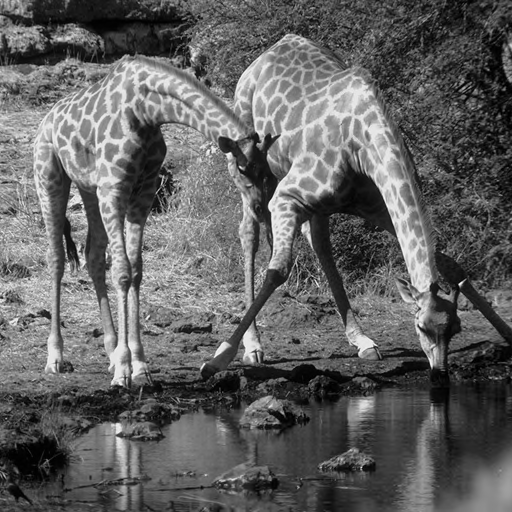
//> input picture code/data/15_Girafes.pgm, 512 x 512 px
$ ./decryptOeuvre data/15_Girafes.pgm 3 data/EncryptedOeuvre.png 3   (built with g++ and OpenCV 4)
//> lines starting //> are read from the running program, lines starting //| are printed output that depends on the picture
### code/BasePermutation.h
#include <vector>
#include <numeric>
#include <opencv2/opencv.hpp>

#define IMAGEMAT_TYPE uchar

/*===========================================================================*/
// TP5 Chiffrement Multimédia

// use keycph
void initSeed(int keycph) { srand(keycph); }


// Output : 0 or 1, uniform
// [17 lines left out: functions getRandBinary, getRandOctet, not called in this run]


/*===========================================================================*/
// get a point to linear position to 2D position
template <class T>
void setPosition(cv::Point& ppt, const T& ki, const int ncols)
{
    ppt.y = static_cast<int>(float(ki) / float(ncols)); // row
    ppt.x = ki % ncols;                                 // col

}


// ===============================
// generateur de nombre pseudo aleatoire
int GNPA(int maxN)
{
    return static_cast<int>(((float)rand() / (float)RAND_MAX) * maxN);
}


/*===========================================================================*/
// permutation with Fisher-Yates Algorithm
// Algorithme de Fisher-Yates
/*
pour i de n - 1 descendant_à 1 :
    j ← nombre aléatoire entier 0 ≤ j ≤ i
    échanger a[j] et a[i]
*/

template <class T>
void permuteFY(std::vector<T>& vecToShuffle, unsigned int maxN)
{
    int newpos;
    for (unsigned int i = maxN-1; i > 0; i--)
    {
        newpos = GNPA(i);
        std::swap(vecToShuffle[i], vecToShuffle[newpos]);
    }
}


// Permute the sequence of indices
void permuteSequence(std::vector<unsigned int>& sequence)
{
    permuteFY(sequence, (unsigned int)sequence.size());
}


/*===========================================================================*/

// [18 lines left out: function permuteData, not called in this run]

// From permuted data and sequence permutation
// Rebuild the original dat = unpermuted data
void invPermuteData(const cv::Mat& permdata,  cv::Mat& data, const std::vector<unsigned int>& sequence)
{

    cv::Point pseq   = cv::Point(0,0);
    cv::Point pdata  = cv::Point(0,0);
    int rows = permdata.size[0];
    int cols = permdata.size[1];

    for (unsigned int k = 0; k < sequence.size(); k++)
    {
        setPosition(pdata, k, cols);
        setPosition(pseq, sequence[k], cols);

        //std::cout << pseq << " <=> " << pdata << std::endl;
        data.at<IMAGEMAT_TYPE>(pseq.y , pseq.x) = permdata.at<IMAGEMAT_TYPE>(pdata.y, pdata.x);
    }

}

/*===========================================================================*/

### code/toolFunctions.hpp
#include <iostream>
#include <string>
#include "opencv2/core.hpp"
#include "opencv2/imgproc.hpp"
#include "opencv2/imgcodecs.hpp"
#include "opencv2/highgui.hpp"

void show_wait_destroy(const char* winname, cv::Mat img) {
    cv::namedWindow(winname, cv::WINDOW_NORMAL);
    cv::imshow(winname, img);
    cv::moveWindow(winname, 500, 0);
    cv::waitKey(0);
    cv::destroyWindow(winname);
}


// helper function: OpenCV
// finds a cosine of angle between vectors
// from pt0->pt1 and from pt0->pt2
// [13 lines left out: functions angle, distance, not called in this run]

template < typename T >
// [5 lines left out: function printPoint, not called in this run]

// Export Image :
void exportImage(const std::string& directory, const char* filename, const cv::Mat& matToWrite)
{
    std::string filepathname = directory + filename;
    cv::imwrite(filepathname.c_str(), matToWrite);
    std::cout << "[EXPORTATION] Image Exported : " << filepathname << std::endl;
}

// [6 lines left out: function exportImage, not called in this run]

### code/decryptOeuvre.cpp
#include "toolFunctions.hpp"
#include "imageanalysis.h"
#include "BasePermutation.h"

// =======================================================


// ========================================================

int main( int argc, char** argv )
{

    const char* source_window = "Canny Edge";

    if ( argc != 5 )
    {
        printf("usage: decryptOeuvre.out <ImageToDecrypt> <SecretKey> <Directory/ImageDecrypted> <blockSize>\n");
        return -1;
    }


    // 0. Read Data
    cv::Mat image = cv::imread( argv[1], cv::IMREAD_GRAYSCALE );
//> image is the input picture: 512 rows x 512 cols, CV_8UC1; min 0, max 249, mean 97.3
    const int secretKey = std::stoi(argv[2]);
//> secretKey = 3
    const char* name  = argv[3];
//> name = "data/EncryptedOeuvre.png"
    const int blocksize = std::stoi(argv[4]); // number of pixels by block
//> blocksize = 3

    if ( !image.data )
    {
        printf("No image data \n");
        return -1;
    }


    // ===================================================
    // downsampled
    float pixelSet = 102.0f;
    const float valuePattern = 72.0f;
    float pixel_size = pixelSet /  valuePattern;

    float width = (float)image.size[1]/pixel_size;
//> width = 361.4
    float height = (float)image.size[0]/pixel_size;
//> height = 361.4

    width = std::powf(2, std::round(std::log2(width)));
//> width = 256
    height = std::powf(2, std::round(std::log2(height)));
//> height = 256


    cv::Point2f src[4] = {cv::Point2f(0.0f, 0.0f),
                        cv::Point2f((float)image.size[1], 0.0f),
                        cv::Point2f(0.0f, (float)image.size[0]),
                        cv::Point2f((float)image.size[1], (float)image.size[0])};

    cv::Point2f dst[4] = {cv::Point2f(0.0f, 0.0f),
                          cv::Point2f(width, 0.0f),
                            cv::Point2f(0.0f, height),  cv::Point2f(width, height)};

    cv::Mat perspectiveMatrix = cv::getPerspectiveTransform(src, dst);
//> perspectiveMatrix = [[0.5, 0, 0], [0, 0.5, 0], [0, 0, 1]]
    cv::Mat rescaleROI = cv::Mat::zeros(cv::Size((int)(image.size[1]/pixel_size),
                                                (int)(image.size[0]/pixel_size)), CV_8UC1);

    cv::warpPerspective(image, rescaleROI, perspectiveMatrix,  cv::Size((int)width,  (int)height));
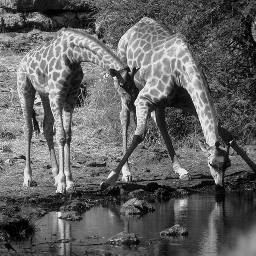
//> rescaleROI: 256 rows x 256 cols, CV_8UC1; min 0, max 248, mean 97.4
    std::cout << "W,H = " << width  << "," << height << std::endl;
//| W,H = 256,256
    show_wait_destroy("Rescaled", rescaleROI);
    exportImage(name, "_imageRescaled.png", rescaleROI);
//| [EXPORTATION] Image Exported : data/EncryptedOeuvre.png_imageRescaled.png


    // -------------------------------------
    // Init data
    // -------------------------------------
    const int nrows = (int)rescaleROI.size[0];
//> nrows = 256
    const int ncols = (int)rescaleROI.size[1];
//> ncols = 256
    const int NM = nrows * ncols;
    int sqrtblockSize = (int)std::sqrt(blocksize);
//> sqrtblockSize = 1
    const int dpi = 200;
    unsigned int pixA4_width;
    unsigned int pixA4_height;

    // display grid
    int test = (int) (nrows / (float)sqrtblockSize);
//> test = 256
    cv::Mat testMat = rescaleROI.clone();
    testMat.convertTo(testMat, CV_8UC3);

    for (int k = 0; k < test ; k++)
    {
        cv::line(testMat, cv::Point(sqrtblockSize * k, 0),
                        cv::Point(sqrtblockSize * k, testMat.size[0]),
                        cv::Scalar(255,0,0,255), 1);
        cv::line(testMat, cv::Point(0, sqrtblockSize * k),
                        cv::Point(testMat.size[1], sqrtblockSize * k),
                        cv::Scalar(255,0,0,255), 1);
    }
//> testMat: 256 rows x 256 cols, CV_8UC1; every value is 255

    show_wait_destroy("Test MAT ", testMat);
    exportImage(name, "_gridOverImage.png", testMat);
//| [EXPORTATION] Image Exported : data/EncryptedOeuvre.png_gridOverImage.png

    cv::Mat subsampled(nrows / sqrtblockSize,  ncols/sqrtblockSize, image.type());
//> subsampled: 256 rows x 256 cols, CV_8UC1; every value is 0
    cv::Mat subrecpermutedImage = cv::Mat::zeros(subsampled.size[0], subsampled.size[1], subsampled.type());
    cv::Mat subreconstructedImage = cv::Mat::zeros(subsampled.size[0], subsampled.size[1], subsampled.type());
    cv::Mat reconstructedImg = cv::Mat::eye(nrows, ncols, image.type());


    // 1. Key to decrypt
    std::cout << std::endl << "Secret Key is " << secretKey << std::endl;
//| Secret Key is 3
    // initSeed(secretKey);


    if (dpi == 72)
    {
        pixA4_width = 595;
        pixA4_height = 842;
    }
    else if (dpi == 200)
    {
        pixA4_width = 1654;
        pixA4_height = 2339;
    }
    else if (dpi == 300) // 300 dpi
    {
        pixA4_width = 2480;
        pixA4_height = 3508;
    }
    else
    {
        printf("Invalid DPI : 72, 200, 300 dpi supported only.\n");
        return -1;
    }

    // ===================================================
    // PERMUTATION

    // sequence for permutation
    std::vector<unsigned int> sequence(subsampled.size[0]* subsampled.size[1]);
    std::iota(sequence.begin(), sequence.end(), 0);

    // generate a permutation sequence
    permuteSequence(sequence);


    for (int ki = 0; ki < subsampled.size[0]; ki++)
    {
        for (int kj = 0; kj < subsampled.size[1]; kj++)
        {

            int ky = ki*sqrtblockSize;
            int kx = kj*sqrtblockSize;
            // mean pixel
            float pixel = 0.0f;
            int dk = (int)(sqrtblockSize / 2.0f)-1;
            // Take Kernel at SideBlock / 2 + voisinage +1
            pixel += (float)rescaleROI.at<IMAGEMAT_TYPE>(ky+dk,kx+dk);
            pixel += (float)rescaleROI.at<IMAGEMAT_TYPE>(ky+dk,kx+dk+1);
            pixel += (float)rescaleROI.at<IMAGEMAT_TYPE>(ky+dk+1,kx+dk);
            pixel += (float)rescaleROI.at<IMAGEMAT_TYPE>(ky+dk+1,kx+dk+1);
            pixel /= 4.0f;

            subrecpermutedImage.at<IMAGEMAT_TYPE>(ki, kj) =  (IMAGEMAT_TYPE)pixel;
        }
    }
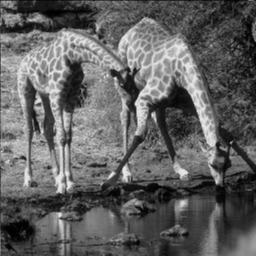
//> subrecpermutedImage: 256 rows x 256 cols, CV_8UC1; min 1, max 233, mean 96.9

    show_wait_destroy("Sub reconstructed permuted image", subrecpermutedImage);
    exportImage(name, "02-subrecpermutedImage.png",  subrecpermutedImage);
//| [EXPORTATION] Image Exported : data/EncryptedOeuvre.png02-subrecpermutedImage.png

    // permute data
    invPermuteData(subrecpermutedImage, subreconstructedImage, sequence);
//> after the loop in invPermuteData, `for (unsigned int k = 0; k < sequence.size(); k++)`:
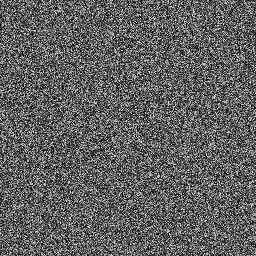
//> data: 256 rows x 256 cols, CV_8UC1; min 1, max 233, mean 96.9

    show_wait_destroy("Main", subreconstructedImage);
    exportImage(name, "03-subreconstructedImage.png",  subreconstructedImage);
//| [EXPORTATION] Image Exported : data/EncryptedOeuvre.png03-subreconstructedImage.png


    cv::Rect rectBlock;

    // resampled image
    // oversampled
    for (int ki = 0; ki < subreconstructedImage.size[0]; ki++)
    {
        for (int kj = 0; kj < subreconstructedImage.size[1]; kj++)
        {
            rectBlock = cv::Rect(kj*sqrtblockSize, ki*sqrtblockSize, sqrtblockSize, sqrtblockSize);
            reconstructedImg(rectBlock).setTo(subreconstructedImage.at<IMAGEMAT_TYPE>(ki, kj));
            //reconstructedImg.at<IMAGEMAT_TYPE>(ki*sqrtblockSize + ti, kj*sqrtblockSize +tj) = subreconstructedImage.at<IMAGEMAT_TYPE>(ki, kj);
        }
    }
//> this loop made 256 passes
//> rectBlock on passes 1 to 3: Rect(255, 0, 1, 1), Rect(255, 1, 1, 1), Rect(255, 2, 1, 1)
//> after the loop, rectBlock = Rect(255, 255, 1, 1)

    show_wait_destroy("Main", reconstructedImg);
    exportImage(name, "04-reconstructedImg.png",  reconstructedImg);
//| [EXPORTATION] Image Exported : data/EncryptedOeuvre.png04-reconstructedImg.png


    return EXIT_SUCCESS;
}
